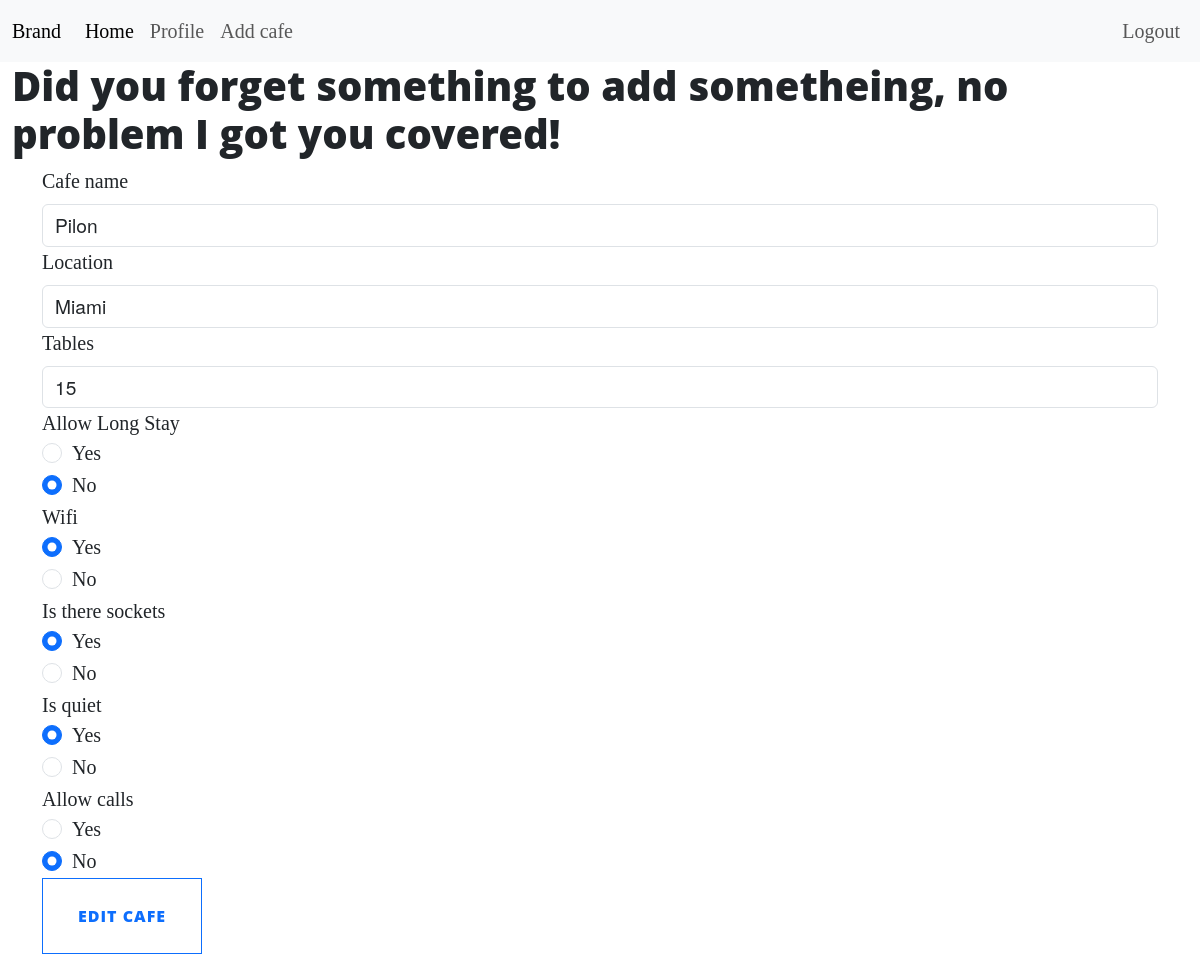
Page /edit-cafe/2 (signed in) on the committed database.
### project/models/cafe.py (models this page shows, shortened)
class Cafe(db.Model, UserMixin):
    __tablename__ = "cafes"
    id = db.Column(db.Integer, primary_key=True)
    name = db.Column(db.String(100), nullable=False)
    location = db.Column(db.String(100), nullable=False)
    tables_quantity = db.Column(db.String(100), nullable=False)
    long_stay = db.Column(db.String(3), nullable=False)
    has_wifi = db.Column(db.String(3), nullable=False)
    has_sockets = db.Column(db.String(3), nullable=False)
    is_quiet = db.Column(db.String(3), nullable=False)
    is_allow_calls = db.Column(db.String(3), nullable=False)
    creator_id = db.Column(db.Integer, db.ForeignKey("users.id"))
    comments = db.relationship("Comment", backref="cafes", lazy=True)

### project/routes/cafe_view.py (the view, shortened to what this page needs)
@cafe.route("/edit-cafe/<int:id>", methods=["GET", "POST"])
@login_required
def edit_cafe(id):
    cafe = db.session.execute(db.select(Cafe).where(Cafe.id == id)).scalar()
    edit_form = EditCafeForm(
        name=cafe.name,
        location=cafe.location,
        tables_quantity=cafe.tables_quantity,
        long_stay=cafe.long_stay,
        wifi=cafe.has_wifi,
        sockets=cafe.has_sockets,
        quiet=cafe.is_quiet,
        calls=cafe.is_allow_calls,
    )
    return render_template("edit.html", form=edit_form, cafe=cafe)

### project/forms.py
class EditCafeForm(FlaskForm):
    name = StringField("Cafe name", validators=[DataRequired()])
    location = StringField("Location", validators=[DataRequired()])
    tables_quantity = IntegerField("Tables", validators=[DataRequired()])
    long_stay = RadioField("Allow Long Stay", validators=[DataRequired()], choices=["Yes", "No"])
    wifi = RadioField("Wifi", validators=[DataRequired()], choices=["Yes", "No"])
    sockets = RadioField("Is there sockets", validators=[DataRequired()], choices=["Yes", "No"])
    quiet = RadioField("Is quiet", validators=[DataRequired()], choices=["Yes", "No"])
    calls = RadioField("Allow calls", validators=[DataRequired()], choices=["Yes", "No"])
    submit = SubmitField("Edit cafe")

### project/routes/user_view.py (called while the page is built)
@login_manager.user_loader
def load_user(user_id):
    return db.session.execute(db.select(User).where(User.id == int(user_id))).scalar()

### project/templates/cafe/edit.html (shortened to what this page needs)
{% extends 'base.html'  %}
{% block content %}
<h1>Did you forget something to add sometheing, no problem I got you covered!</h1>
<div class="container">
	<form action="{{ url_for('cafe.edit_cafe', id=cafe.id) }}" method="post" novalidate>
		<div class="form-group">
			{{ form.name.label(class="form-label") }}
			{{ form.name(class="form-control") }}
		</div>
		<div class="form-group">
			{{ form.location.label(class="form-label") }}
			{{ form.location(class="form-control") }}
		</div>
		<div class="form-group">
			{{ form.tables_quantity.label(class="form-label") }}
			{{ form.tables_quantity(class="form-control") }}
		</div>
		<div class="">
			{{ form.long_stay.label }}
			{% for subfield in form.long_stay %}
			<div class="form-check">
				{{ subfield.label(class="form-check-label") }}
				{{ subfield(class="form-check-input") }}
			</div>
			{% endfor %}
		</div>
		<div class="">
			{{ form.wifi.label }}
			{% for subfield in form.wifi %}
			<div class="form-check">
				{{ subfield.label(class="form-check-label") }}
				{{ subfield(class="form-check-input") }}
			</div>
			{% endfor %}
		</div>
		<div class="">
			{{ form.sockets.label }}
			{% for subfield in form.sockets %}
			<div class="form-check">
				{{ subfield.label(class="form-check-label") }}
				{{ subfield(class="form-check-input") }}
			</div>
			{% endfor %}
		</div>
		<div class="">
			{{ form.quiet.label }}
			{% for subfield in form.quiet %}
			<div class="form-check">
				{{ subfield.label(class="form-check-label") }}
				{{ subfield(class="form-check-input") }}
			</div>
			{% endfor %}
		</div>
		<div class="">
			{{ form.calls.label }}
			{% for subfield in form.calls %}
			<div class="form-check">
				{{ subfield.label(class="form-check-label") }}
				{{ subfield(class="form-check-input") }}
			</div>
			{% endfor %}
		</div>
		{{ form.submit(class="btn btn-outline-primary btn-lg") }}
	</form>
</div>
{% endblock %}

### project/static/assets/css/styles.css (style rules this page uses)
body { font-size: 20px; color: #212529; font-family: 'Lora', 'Times New Roman', serif; }
h1, h2, h3, h4, h5, h6 { font-weight: 800; font-family: 'Open Sans', 'Helvetica Neue', Helvetica, Arial, sans-serif; }
.form-control { font-size: 1.2rem; font-family: "Helvetica Neue",Helvetica,Arial,sans-serif; }
.btn { font-size: 14px; font-weight: 800; padding: 15px 25px; letter-spacing: 1px; text-transform: uppercase; border-radius: 0; font-family: 'Open Sans', 'Helvetica Neue', Helvetica, Arial, sans-serif; }
.btn-lg { font-size: 16px; padding: 25px 35px; }

### rows in the picture
Cafe: name "Pilon", location "Miami", tables_quantity "15"

### other values in the picture
{{ subfield.label(class="form-check-label") }} "Yes" "No"
